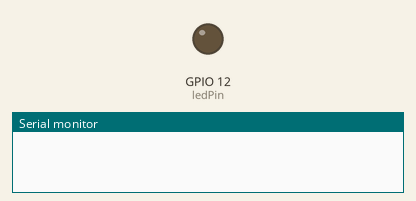
The sketch below on a simulated ESP8266 (NodeMCU). Parts: output pins drawn as LEDs (lit = HIGH), the last lines printed to the serial monitor. Dashed ring = blinking. At 5.5 s the program puts the board to deep sleep or switches it off; the recording ends there.

Above: at 0.2 s.
At 2.62 s:
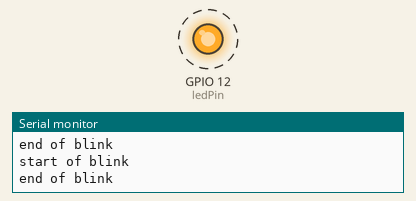
Timing chart, 0 to 3.0 s (numbered marks = the images above):
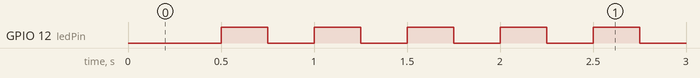

Measured:
- by itself, GPIO 12 (ledPin): alternates HIGH for 0.25 s and LOW for 0.25 s

The sketch:

SleepWakeUpESP8266.ino
```cpp
#include <Ticker.h> // Ticker can periodically call a function
Ticker blinker; // Ticker object called blinker.

int ledPin = 12; // LED is attached to ESP8266 pin 5.
uint8_t ledStatus = 0; // Flag to keep track of LED on/off status
int counter = 0; // Count how many times we've blinked

void setup()
{
  pinMode(ledPin, OUTPUT); // Set LED pin (5) as an output
  blinker.attach(0.25, blink); // Ticker on blink function, call every 250ms
}

void loop()
{

}

void blink()
{
  Serial.println("start of blink");
  if (ledStatus)
    digitalWrite(ledPin, HIGH);
  else
    digitalWrite(ledPin, LOW);
  ledStatus = (ledStatus + 1) % 2; // Flip ledStatus

  if (counter++ > 20) {
    // If we've blinked 20 times
    Serial.println("going deep sleep");
    ESP.deepSleep(10000000, WAKE_RF_DEFAULT); // Sleep for 10 seconds
    Serial.println("after deep sleed");
    counter = 0;
  }
  Serial.println("end of blink");
}
```
